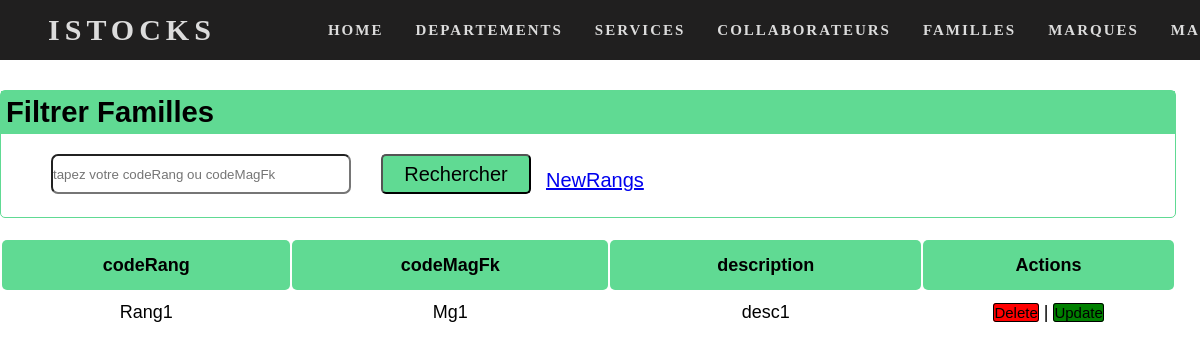
/Pages/GestionRangConsultation.php, run on an earlier commit of the app's database.
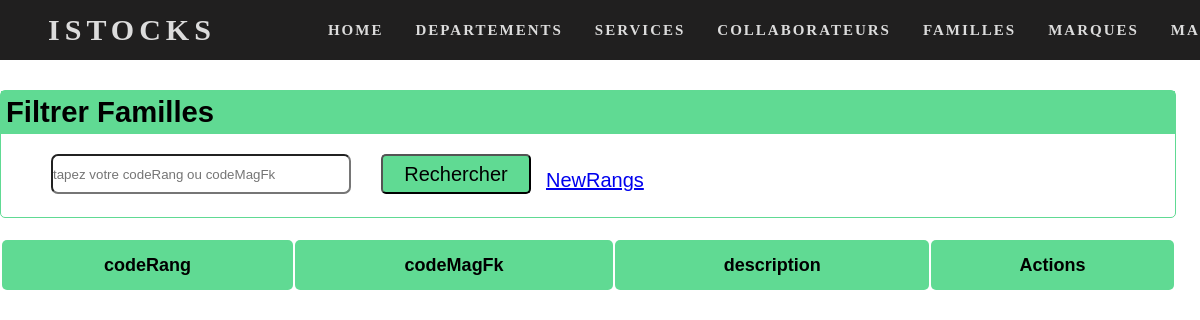
And on a later commit of the database.
### tables this page shows
create table Rangs(
    codeRang varchar(20),
    codeMagFk varchar(20) null,
    codeEntrFk varchar(20) null,
    description varchar(255),
     constraint pk primary key(codeRang,codeEntrFk)
);

### MyLibrery/connecter.php (called while the page is built, shortened)
<?php
function ExecuteReader($pdo,$req){
    return $pdo->query($req);
}
?>

### Pages/GestionRangConsultation.php (the view, shortened to what this page needs)
<?php
include("../myLibrery/head_istocks.php");
include("../myLibrery/connecter.php");
$dr_affiche=ExecuteReader($cnx,"select * from Rangs");
?>
<br><br><br><br><br>
<div class="back">
    <form action="GestionRangConsultation.php" method="get" id="frm">
         <div class="part1">
            <div class="title">
               <H3> Filtrer Familles </H3>
            </div>
            <div class="text">
              <input type="text" name="codeRang" id="txt" placeholder="tapez votre codeRang ou codeMagFk ">
             <input type="submit" name="btn" value="Rechercher" id="button" >
             <a href="GestionRangs.php" id="new">NewRangs</a>
             </div>
             </div>
             <table id="mytable" name="table">
                 <tr>
                   <th>codeRang</th>
                   <th>codeMagFk</th>
                   <th>description</th>
                   <th>Actions</th>
                 </tr>
                 <?php while($x=$dr_affiche->fetch()){?>
                <tr>
                    <td><?php echo($x['codeRang']); ?></td>
                    <td><?php echo($x['codeMagFk']); ?></td>
                    <td><?php echo($x['description']); ?></td>
                    <td>
                    <a href="supRang.php?codeRang=<?php echo($x['codeRang']); ?>&codeMagFk=<?php echo($x['codeMagFk']); ?>&codeEntrFk=<?php echo($x['codeEntrFk']); ?>" onclick="return confirm('veuillez vraiment suprimer <?php echo($x['codeRang']); ?>');" value="<?php echo($x['codeRang']); ?>" class="D">Delete</a> |
                     <a href="EditRang.php?codeRang=<?php echo($x['codeRang']); ?>&codeMagFk=<?php echo($x['codeMagFk']); ?>&codeEntrFk=<?php echo($x['codeEntrFk']); ?>"  onclick="return confirm('veuillez vraiment modifier <?php echo($x['codeRang']); ?>');" value="<?php echo($x['codeRang']); ?>" class="E" value="<?php echo($xtr['codeSrv']); ?>">Update</a>
                    </td>
                </tr>
               <?php }$dr_affiche->closeCursor(); ?>
             </table>
    </form>
</div>
</body>
</html>

What changed in the data, as far as the page shows it:
removed rangs: codeRang "Rang1", codeMagFk "Mg1", description "desc1"
